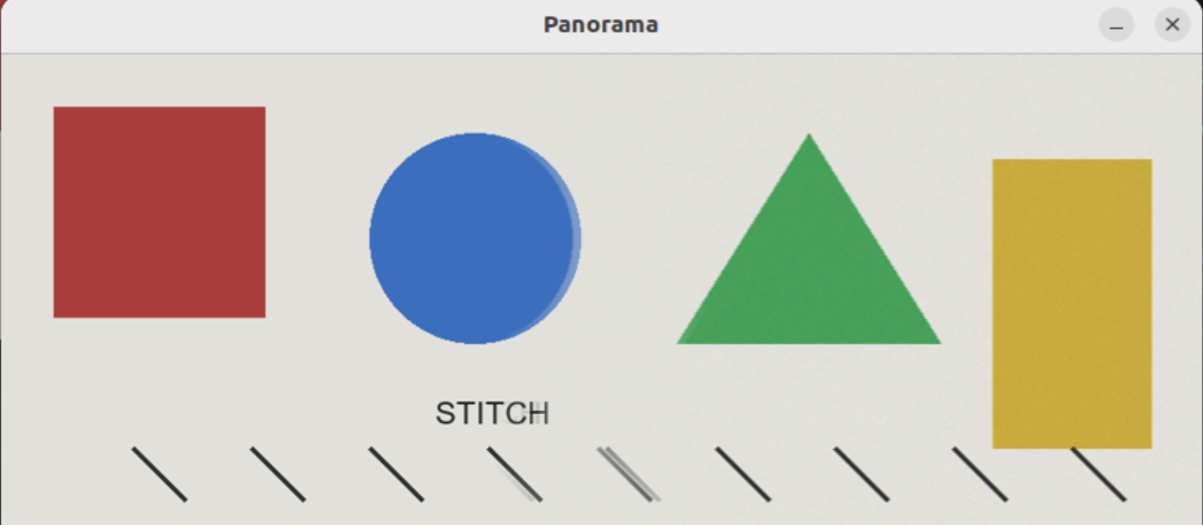
//> input picture opencv-exam/question8/拼接图片.png, 1203 x 525 px
$ ./8 '拼接图片.png' '拼接图片.png' out.png   (built with g++ and OpenCV 4)
//> lines starting //> are read from the running program, lines starting //| are printed output that depends on the picture
// -*- coding: utf-8 -*-
/*
 * 第 8 题：双视图图像拼接（实操，不调用 Stitcher 类）—— C++ / OpenCV 实现
 * ---------------------------------------------------------------------------
 * 实现步骤：
 * (1) SIFT（或 ORB 降级）特征提取 + 最近邻匹配（Lowe 比率测试过滤），
 *     用 cv::findHomography(..., RANSAC) 估计右图 -> 左图的单应矩阵 H；
 *     由于本场景近似"平移+增益"，再用匹配位移中位数构造平移模型做稳健校验：
 *     若 RANSAC 结果的透视项过大、或内点数不优于平移模型，则回退到平移模型，
 *     避免特征点稀疏时 RANSAC 拟合出畸形单应（画布异常、出现黑缝等）；
 * (2) 由左图四角与右图四角经 H 投影后的包围盒确定全景画布范围，
 *     将右图 warp 到左图坐标系并完成合成；
 * (3) 接缝处理：
 *     a. 曝光增益补偿：在重叠区用灰度比值（中位数）估计增益 g。
 *        右图约 0.88 倍增益，故 g 应接近 1/0.88 ≈ 1.14，右图乘以 g；
 *     b. 重叠区线性羽化：alpha 从重叠区左缘 1 线性渐变到右缘 0，
 *        result = alpha * left + (1 - alpha) * right_gain；
 *     输出最终全景图 q8_panorama.png，接缝处无明显亮度跳变与重影。
 *
 * 羽化带宽 B（alpha 从 1 过渡到 0 的像素宽度）对鬼影与细节模糊的影响：
 *     - B 过小：增益补偿的残余误差会表现为接缝处明显的亮度跳变（拼缝可见）；
 *     - B 适中：配合增益补偿后过渡平滑、无亮度跳变。对本场景（近似纯平移+增益、
 *       配准精度高），取 B ≈ 重叠区宽度即可，重影几乎不可见；
 *     - B 过大：若配准存在残余误差（视差或单应残差），重叠区内左右两幅图会同时
 *       可见，形成鬼影/重影；宽过渡带等效于空间低通混合，会使接缝附近的高频
 *       细节模糊（双重曝光）。
 *     因此带宽需在“压住亮度跳变”与“避免鬼影、保留细节”之间折中：配准误差小时
 *     可选较大带宽，配准误差大时应减小带宽或改用多频段融合/最佳接缝等更高级方法。
 *
 * 编译（二选一）：
 *   1) g++ -O2 q8_stitch.cpp -o q8_stitch $(pkg-config --cflags --libs opencv4)
 *   2) cmake -S . -B build && cmake --build build   （配合附带的 CMakeLists.txt）
 * 运行：
 *   ./q8_stitch [左图路径] [右图路径] [输出路径]   （参数可省略，默认 q8_left.png /
 *   q8_right.png / q8_panorama.png）
 */

#include <opencv2/opencv.hpp>
#include <opencv2/features2d.hpp>
#include <opencv2/calib3d.hpp>

#include <algorithm>
#include <cmath>
#include <iostream>
#include <stdexcept>
#include <vector>

using namespace cv;
using namespace std;

const string LEFT_PATH = "../question8/picture8/image81.png";
const string RIGHT_PATH = "../question8/picture8/image82.png";
const string OUT_PATH = "q8_panorama.png";

const float RATIO_TEST = 0.75f;   // Lowe 比率测试阈值
const int MIN_MATCHES = 8;        // 最少匹配点数
const int FEATHER_BANDWIDTH = 0;  // 羽化带宽（像素）；0 = 自动取整个重叠区宽度
const bool SHOW_RESULT = true;    // 是否直接弹出窗口显示拼接结果

struct MatchResult {
    Mat H;         // 右图 -> 左图的单应矩阵
    int total = 0;
    int inliers = 0;
};

// 读取图像（转 BGR，丢弃 alpha 通道）
Mat loadImage(const string& path) {
    Mat img = imread(path, IMREAD_COLOR);
    if (img.empty()) {
        throw runtime_error("无法读取图像: " + path);
    }
    return img;
}

// 在 left、right 间提取并匹配特征，返回 H: right -> left
MatchResult detectAndMatch(const Mat& left, const Mat& right) {
    Ptr<Feature2D> detector;
    BFMatcher matcher(NORM_L2);

#if (CV_VERSION_MAJOR == 4 && CV_VERSION_MINOR >= 4) || CV_VERSION_MAJOR >= 5
    try {
        detector = SIFT::create();   // OpenCV >= 4.4 主库自带 SIFT
    } catch (const cv::Exception&) { // 非自由算法被禁用时降级 ORB
        detector = ORB::create(4000);
        matcher = BFMatcher(NORM_HAMMING);
    }
#else
    detector = ORB::create(4000);    // 旧版 OpenCV 降级 ORB
    matcher = BFMatcher(NORM_HAMMING);
#endif

    vector<KeyPoint> kp1, kp2;
    Mat des1, des2;
    detector->detectAndCompute(left, noArray(), kp1, des1);
    detector->detectAndCompute(right, noArray(), kp2, des2);

    // 最近邻 + 次近邻，Lowe 比率测试过滤误匹配
    vector<vector<DMatch>> knn;
    matcher.knnMatch(des1, des2, knn, 2);

    vector<DMatch> good;
    for (const auto& pair : knn) {
        if (pair.size() == 2 && pair[0].distance < RATIO_TEST * pair[1].distance) {
            good.push_back(pair[0]);
        }
    }
    if (good.size() < static_cast<size_t>(MIN_MATCHES)) {
        throw runtime_error("匹配点过少: " + to_string(good.size()));
    }

    // src 取右图特征点、dst 取左图特征点 => H 将右图坐标映射到左图坐标
    vector<Point2f> src, dst;
    src.reserve(good.size());
    dst.reserve(good.size());
    for (const auto& m : good) {
        src.push_back(kp2[m.trainIdx].pt);
        dst.push_back(kp1[m.queryIdx].pt);
    }

    Mat mask;
    Mat H = findHomography(src, dst, RANSAC, 3.0, mask);

    // 平移模型稳健校验（本场景近似平移+增益）：
    // 以匹配位移的中位数作为平移估计，若 RANSAC 单应退化则回退平移模型。
    vector<Point2f> offsets(src.size());
    for (size_t i = 0; i < src.size(); ++i) {
        offsets[i] = dst[i] - src[i];
    }
    vector<float> ox, oy;
    ox.reserve(offsets.size());
    oy.reserve(offsets.size());
    for (const auto& o : offsets) {
        ox.push_back(o.x);
        oy.push_back(o.y);
    }
    const auto median = [](vector<float>& v) -> float {
        const size_t mid = v.size() / 2;
        nth_element(v.begin(), v.begin() + static_cast<ptrdiff_t>(mid), v.end());
        return v[mid];
    };
    const double tdx = median(ox), tdy = median(oy);
    const Mat Ht = (Mat_<double>(3, 3) << 1, 0, tdx,
                                           0, 1, tdy,
                                           0, 0, 1);

    const auto inlierCount = [&](const Mat& Hh, double th) -> int {
        vector<Point2f> proj;
        perspectiveTransform(src, proj, Hh);
        int cnt = 0;
        for (size_t i = 0; i < proj.size(); ++i) {
            if (norm(proj[i] - dst[i]) < th) ++cnt;
        }
        return cnt;
    };

    int n_h = inlierCount(H, 3.0);
    const int n_t = inlierCount(Ht, 3.0);
    const bool degenerate =
        max(abs(H.at<double>(2, 0)), abs(H.at<double>(2, 1))) > 1e-3 || n_t >= n_h;
    if (degenerate) {
        H = Ht;
        n_h = n_t;
    }

    MatchResult res;
    res.H = H;
    res.total = static_cast<int>(good.size());
    res.inliers = n_h;
    return res;
}

// 在重叠区用灰度比值中位数估计右图需要的增益 g
double estimateGain(const Mat& leftCanvas, const Mat& rightWarped, const Mat& overlapMask) {
    Mat grayL, grayR;
    cvtColor(leftCanvas, grayL, COLOR_BGR2GRAY);
    cvtColor(rightWarped, grayR, COLOR_BGR2GRAY);

    vector<float> ratios;
    ratios.reserve(static_cast<size_t>(countNonZero(overlapMask)));
    for (int y = 0; y < overlapMask.rows; ++y) {
        for (int x = 0; x < overlapMask.cols; ++x) {
            if (overlapMask.at<uchar>(y, x) == 0) continue;
            const float vl = grayL.at<uchar>(y, x);
            const float vr = grayR.at<uchar>(y, x);
            if (vl > 20.f && vr > 20.f) {   // 避开暗部与除零
                ratios.push_back(vl / vr);
            }
        }
    }
    if (ratios.empty()) return 1.0;

    const size_t mid = ratios.size() / 2;
    nth_element(ratios.begin(), ratios.begin() + static_cast<ptrdiff_t>(mid), ratios.end());
    double g = ratios[mid];
    return max(0.2, min(5.0, g));
}

int main(int argc, char** argv) {
    try {
        const string leftPath  = argc > 1 ? argv[1] : LEFT_PATH;
        const string rightPath = argc > 2 ? argv[2] : RIGHT_PATH;
        const string outPath   = argc > 3 ? argv[3] : OUT_PATH;

        const Mat left = loadImage(leftPath);
//> in loadImage, img is the input picture: 525 rows x 1203 cols, CV_8UC3; mean B, G, R 188.3, 199, 202.9
        const Mat right = loadImage(rightPath);
        const int hL = left.rows, wL = left.cols;
//> hL = 525; wL = 1203
        const int hR = right.rows, wR = right.cols;
//> hR = 525; wR = 1203

        // ---------- (1) 特征提取、匹配、单应估计 ----------
        const MatchResult mr = detectAndMatch(left, right);
//> in detectAndMatch, `detector->detectAndCompute(left, noArray(), kp1, des1);`: kp1 = 308 keypoints; strongest (x, y, size): (490, 450, 4), (253, 450, 4), (184, 499, 3.9), (135, 450, 4.1)
//> in detectAndMatch, `detector->detectAndCompute(right, noArray(), kp2, des2);`: kp2 has the same summary as kp1
//> in detectAndMatch, `matcher.knnMatch(des1, des2, knn, 2);`: knn = 308 matches
//> after the loop in detectAndMatch, `for (const auto& m : good)`: src = 308 Points (x, y), first 12: [75.95, 129.9], [75.95, 129.9], [131.5, 446.7], [134.8, 449.9], [134.8, 449.9], [183.9, 498.7], [183.9, 498.7], [249.9, 446.5], [253.2, 449.8], [253.2, 449.8], [302.2, 498.6], [305.6, 501.9]; dst has the same summary as src
//> in detectAndMatch, `Mat H = findHomography(src, dst, RANSAC, 3.0, mask);`: mask = 308 values from 1 to 1; H = [[1, -2.66e-15, 2.61e-12], [-1.13e-15, 1, 1.13e-12], [-3.59e-18, -3.43e-18, 1]]
//> after the loop in detectAndMatch, `for (const auto& o : offsets)`: ox = 308 values from 0 to 0
//> in detectAndMatch, `const double tdx = median(ox), tdy = median(oy);`: tdx = 0
//> in detectAndMatch, `const Mat Ht = (Mat_<double>(3, 3) << 1, 0, tdx, 0, 1, tdy, 0, 0, 1);`: Ht = [[1, 0, 0], [0, 1, 0], [0, 0, 1]]
//> in detectAndMatch, `int n_h = inlierCount(H, 3.0);`: n_h = 308
//> in detectAndMatch, `const bool degenerate = max(abs(H.at<double>(2, 0)), abs(H.at<double>(..`: degenerate = true
//> in detectAndMatch, `H = Ht;`: H = [[1, 0, 0], [0, 1, 0], [0, 0, 1]]
        cout << "匹配点: " << mr.total
             << ", 模型内点: " << mr.inliers
             << " (" << 100.0 * mr.inliers / max(mr.total, 1) << "%)" << endl;
//| 匹配点: 308, 模型内点: 308 (100%)
        cout << "H (右图 -> 左图):\n" << mr.H << endl;
//| H (右图 -> 左图):
//| [1, 0, 0;
//|  0, 1, 0;
//|  0, 0, 1]

        // ---------- (2) 画布范围 + warp 右图 ----------
        vector<Point2f> corners = {Point2f(0, 0), Point2f(wR - 1, 0),
                                   Point2f(0, hR - 1), Point2f(wR - 1, hR - 1)};
        vector<Point2f> warpedPts;
        perspectiveTransform(corners, warpedPts, mr.H);
//> warpedPts = 4 Points (x, y): [0, 0], [1202, 0], [0, 524], [1202, 524]

        vector<Point2f> all = {Point2f(0, 0), Point2f(wL - 1, 0),
                               Point2f(0, hL - 1), Point2f(wL - 1, hL - 1)};
        all.insert(all.end(), warpedPts.begin(), warpedPts.end());
//> all = 8 Points (x, y): [0, 0], [1202, 0], [0, 524], [1202, 524], [0, 0], [1202, 0], [0, 524], [1202, 524]

        auto minXIt = min_element(all.begin(), all.end(),
                                  [](const Point2f& a, const Point2f& b) { return a.x < b.x; });
        auto maxXIt = max_element(all.begin(), all.end(),
                                  [](const Point2f& a, const Point2f& b) { return a.x < b.x; });
        auto minYIt = min_element(all.begin(), all.end(),
                                  [](const Point2f& a, const Point2f& b) { return a.y < b.y; });
        auto maxYIt = max_element(all.begin(), all.end(),
                                  [](const Point2f& a, const Point2f& b) { return a.y < b.y; });

        const int offX = static_cast<int>(lround(-minXIt->x));
//> offX = 0
        const int offY = static_cast<int>(lround(-minYIt->y));
//> offY = 0
        const int canvasW = static_cast<int>(lround(maxXIt->x - minXIt->x + 1));
//> canvasW = 1203
        const int canvasH = static_cast<int>(lround(maxYIt->y - minYIt->y + 1));
//> canvasH = 525

        // M = 平移偏移 * H，把右图直接画到全景画布坐标系
        const Mat T = (Mat_<double>(3, 3) << 1, 0, offX,
                                             0, 1, offY,
                                             0, 0, 1) * mr.H;
//> T = [[1, 0, 0], [0, 1, 0], [0, 0, 1]]

        Mat warpedRight, warpedMask;
        warpPerspective(right, warpedRight, T, Size(canvasW, canvasH));
        warpPerspective(Mat::ones(hR, wR, CV_8UC1) * 255, warpedMask, T,
                        Size(canvasW, canvasH), INTER_LINEAR, BORDER_CONSTANT, Scalar(0));
//> warpedMask: 525 rows x 1203 cols, CV_8UC1; every value is 255

        Mat canvas = Mat::zeros(canvasH, canvasW, CV_8UC3);
//> canvas: 525 rows x 1203 cols, CV_8UC3; every value is 0
        left.copyTo(canvas(Rect(offX, offY, wL, hL)));
        Mat leftMask = Mat::zeros(canvasH, canvasW, CV_8UC1);
//> leftMask: 525 rows x 1203 cols, CV_8UC1; every value is 0
        leftMask(Rect(offX, offY, wL, hL)).setTo(255);

        // ---------- (3a) 重叠区曝光增益补偿 ----------
        Mat overlapMask;
        bitwise_and(leftMask, warpedMask, overlapMask);
        const double g = estimateGain(canvas, warpedRight, overlapMask);
//> in estimateGain, `cvtColor(leftCanvas, grayL, COLOR_BGR2GRAY);`:
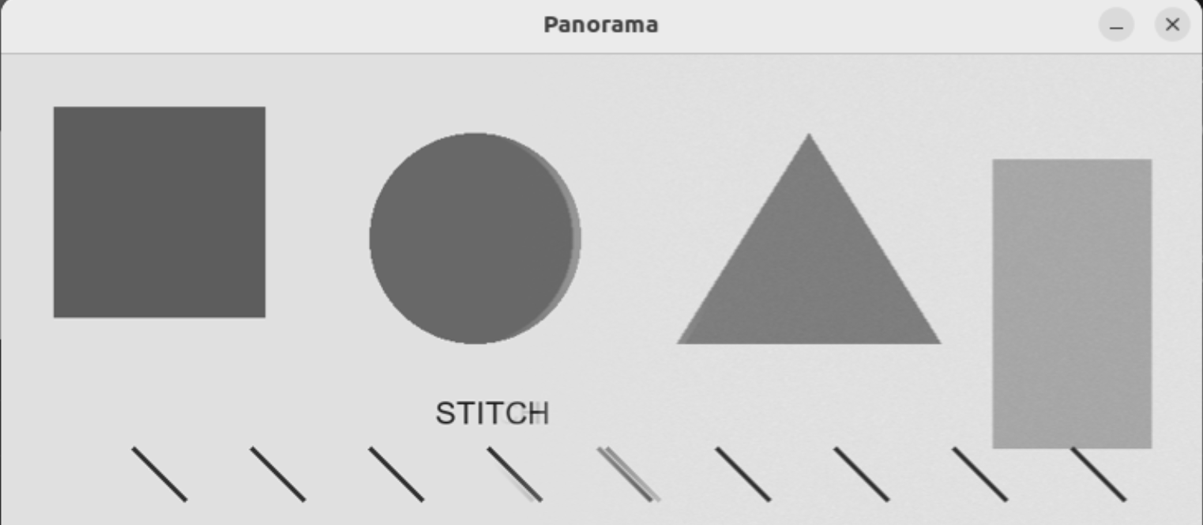
//> grayL: 525 rows x 1203 cols, CV_8UC1; min 17, max 242, mean 199.1
//> after the loop in estimateGain, `for (int y = 0; y < overlapMask.rows; ++y)`: ratios = 631573 items
//> in estimateGain, `const size_t mid = ratios.size() / 2;`: mid = 315786
//> in estimateGain, `double g = ratios[mid];`: g = 1
//> g = 1
        cout << "估计增益 g = " << g
             << "（右图乘 g；理论约 1/0.88 ≈ 1.1364）" << endl;
//| 估计增益 g = 1（右图乘 g；理论约 1/0.88 ≈ 1.1364）

        Mat leftF, rightF;
        canvas.convertTo(leftF, CV_32FC3);
        warpedRight.convertTo(rightF, CV_32FC3);
        rightF *= static_cast<float>(g);
        rightF = min(max(rightF, 0.0), 255.0);

        // ---------- (3b) 重叠区线性羽化 ----------
        int x0 = -1, x1 = -1;
        for (int x = 0; x < canvasW; ++x) {
            for (int y = 0; y < canvasH; ++y) {
                if (leftMask.at<uchar>(y, x) && warpedMask.at<uchar>(y, x)) {
                    if (x0 < 0) x0 = x;
                    x1 = x;
                    break;
                }
            }
        }
//> after the loop, x0 = 0; x1 = 1202
        if (x0 < 0) {
            throw runtime_error("未找到重叠区域");
        }
        const int ovW = x1 - x0 + 1;
//> ovW = 1203
        const int B = FEATHER_BANDWIDTH <= 0 ? ovW : min(FEATHER_BANDWIDTH, ovW);
//> B = 1203
        cout << "画布: " << canvasW << " x " << canvasH
             << ", 左图偏移: (" << offX << ", " << offY << ")"
             << ", 重叠宽度: " << ovW << " px, 羽化带宽: " << B << " px" << endl;
//| 画布: 1203 x 525, 左图偏移: (0, 0), 重叠宽度: 1203 px, 羽化带宽: 1203 px
        if (ovW >= 0.9 * canvasW) {
            cerr << "警告: 两幅图像几乎完全重叠（H 接近单位阵、增益接近 1），"
                    "请检查 q8_left.png 与 q8_right.png 是否为同一张图，"
                    "或两张视图并未真正错开约 30%。" << endl;
        }

        // alpha：左图区域为 1，重叠区从 1 线性渐变到 0，右图独有区域为 0
        Mat alpha = Mat::zeros(canvasH, canvasW, CV_32FC1);
//> alpha: 525 rows x 1203 cols, CV_32FC1; every value is 0
        alpha(Rect(offX, offY, wL, hL)).setTo(1.0f);
//> alpha: 525 rows x 1203 cols, CV_32FC1; every value is 1
        for (int x = 0; x < ovW; ++x) {
            const float a = (ovW == 1) ? 0.5f
                                       : 1.0f - static_cast<float>(x) / static_cast<float>(ovW - 1);
            alpha.col(x0 + x).setTo(a);
        }
//> this loop made 1203 passes
//> a on passes 1 to 3: 1, 0.999, 0.998
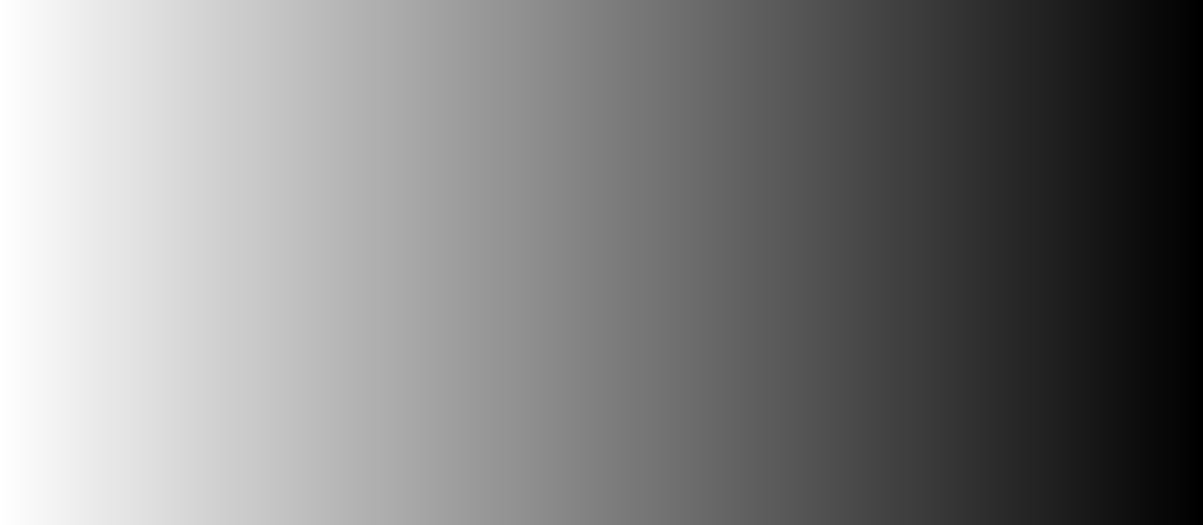
//> alpha: 525 rows x 1203 cols, CV_32FC1; min 0, max 1, mean 0.5

        Mat alphaInv = 1.0 - alpha;
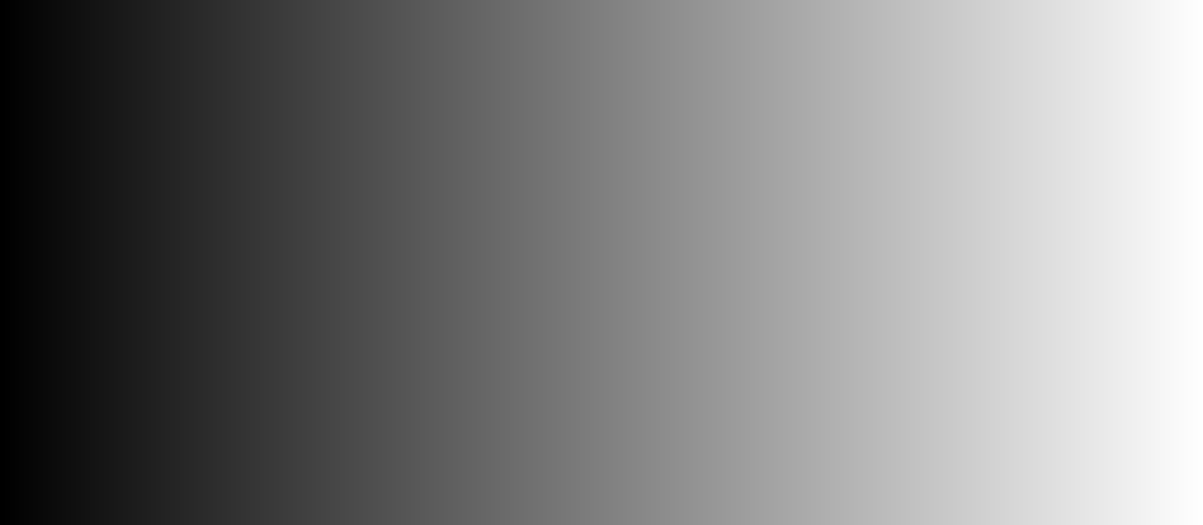
//> alphaInv: 525 rows x 1203 cols, CV_32FC1; min 0, max 1, mean 0.5
        Mat a3, ai3;
        merge(vector<Mat>{alpha, alpha, alpha}, a3);
        merge(vector<Mat>{alphaInv, alphaInv, alphaInv}, ai3);

        Mat resultF = leftF.mul(a3) + rightF.mul(ai3);
        Mat result;
        resultF.convertTo(result, CV_8UC3);

        imwrite(outPath, result);
        cout << "已保存全景图: " << outPath << endl;

        // 直接输出结果：弹出窗口显示全景图（无图形环境时自动跳过）
        if (SHOW_RESULT) {
            try {
                namedWindow("Panorama", WINDOW_AUTOSIZE);
                imshow("Panorama", result);
                cout << "按任意键关闭结果窗口" << endl;
                waitKey(0);
                destroyAllWindows();
            } catch (const cv::Exception&) {
                cout << "当前环境无法弹窗显示，结果已保存到文件: " << outPath << endl;
            }
        }
    } catch (const exception& e) {
        cerr << "错误: " << e.what() << endl;
        return 1;
    }
    return 0;
}
